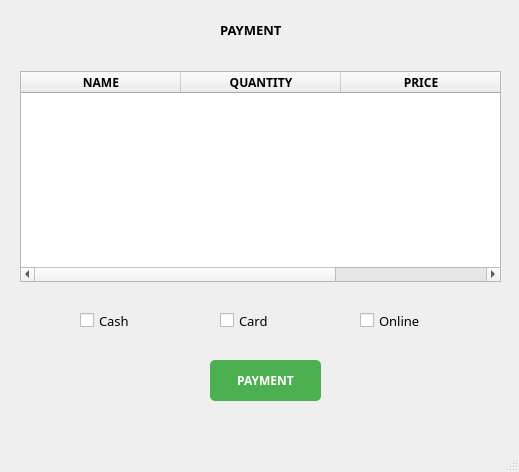
<?xml version="1.0" encoding="UTF-8"?>
<ui version="4.0">
 <class>MainWindow</class>
 <widget class="QMainWindow" name="MainWindow">
  <property name="geometry">
   <rect>
    <x>0</x>
    <y>0</y>
    <width>519</width>
    <height>472</height>
   </rect>
  </property>
  <property name="windowTitle">
   <string>MainWindow</string>
  </property>
  <widget class="QWidget" name="centralwidget">
   <widget class="QLabel" name="label">
    <property name="geometry">
     <rect>
      <x>220</x>
      <y>20</y>
      <width>141</width>
      <height>20</height>
     </rect>
    </property>
    <property name="font">
     <font>
      <family>Sitka Heading Semibold</family>
      <pointsize>10</pointsize>
      <weight>75</weight>
      <bold>true</bold>
     </font>
    </property>
    <property name="styleSheet">
     <string notr="true">QLabel { color: black;
}
</string>
    </property>
    <property name="text">
     <string>PAYMENT</string>
    </property>
   </widget>
   <widget class="QTableWidget" name="tableWidget">
    <property name="geometry">
     <rect>
      <x>20</x>
      <y>71</y>
      <width>481</width>
      <height>211</height>
     </rect>
    </property>
    <property name="font">
     <font>
      <family>Sitka Display Semibold</family>
      <weight>75</weight>
      <bold>true</bold>
     </font>
    </property>
    <property name="autoScrollMargin">
     <number>31</number>
    </property>
    <attribute name="horizontalHeaderCascadingSectionResizes">
     <bool>false</bool>
    </attribute>
    <attribute name="horizontalHeaderDefaultSectionSize">
     <number>160</number>
    </attribute>
    <attribute name="horizontalHeaderMinimumSectionSize">
     <number>51</number>
    </attribute>
    <attribute name="verticalHeaderDefaultSectionSize">
     <number>31</number>
    </attribute>
    <column>
     <property name="text">
      <string>NAME</string>
     </property>
    </column>
    <column>
     <property name="text">
      <string>QUANTITY</string>
     </property>
    </column>
    <column>
     <property name="text">
      <string>PRICE</string>
     </property>
    </column>
   </widget>
   <widget class="QCheckBox" name="checkBox">
    <property name="geometry">
     <rect>
      <x>220</x>
      <y>310</y>
      <width>151</width>
      <height>21</height>
     </rect>
    </property>
    <property name="font">
     <font>
      <family>Sitka Heading</family>
      <pointsize>10</pointsize>
     </font>
    </property>
    <property name="text">
     <string>Card</string>
    </property>
   </widget>
   <widget class="QCheckBox" name="checkBox_2">
    <property name="geometry">
     <rect>
      <x>80</x>
      <y>310</y>
      <width>111</width>
      <height>21</height>
     </rect>
    </property>
    <property name="font">
     <font>
      <family>Sitka Heading</family>
      <pointsize>10</pointsize>
     </font>
    </property>
    <property name="text">
     <string>Cash</string>
    </property>
   </widget>
   <widget class="QCheckBox" name="checkBox_3">
    <property name="geometry">
     <rect>
      <x>360</x>
      <y>310</y>
      <width>211</width>
      <height>21</height>
     </rect>
    </property>
    <property name="font">
     <font>
      <family>Sitka Heading</family>
      <pointsize>10</pointsize>
     </font>
    </property>
    <property name="text">
     <string>Online</string>
    </property>
   </widget>
   <widget class="QPushButton" name="pushButton">
    <property name="geometry">
     <rect>
      <x>210</x>
      <y>360</y>
      <width>111</width>
      <height>41</height>
     </rect>
    </property>
    <property name="font">
     <font>
      <family>Sitka Heading Semibold</family>
      <pointsize>9</pointsize>
      <weight>75</weight>
      <bold>true</bold>
     </font>
    </property>
    <property name="styleSheet">
     <string notr="true">QPushButton {
    background-color: #4CAF50; /* Màu xanh lá */
    color: white; /* Màu chữ trắng */
    border-radius: 5px; /* Bo góc */
    padding: 10px;
}
QPushButton:hover {
    background-color: #45a049; /* Màu xanh lá đậm khi hover */
}
QPushButton:pressed {
    background-color: #388E3C;
}
</string>
    </property>
    <property name="text">
     <string>PAYMENT</string>
    </property>
   </widget>
  </widget>
  <widget class="QMenuBar" name="menubar">
   <property name="geometry">
    <rect>
     <x>0</x>
     <y>0</y>
     <width>519</width>
     <height>27</height>
    </rect>
   </property>
  </widget>
  <widget class="QStatusBar" name="statusbar"/>
 </widget>
 <resources/>
 <connections/>
</ui>
